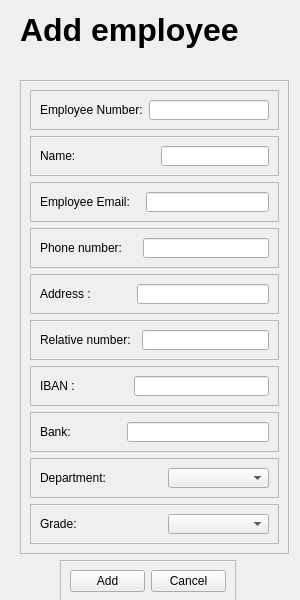
<?xml version="1.0" encoding="UTF-8"?>
<ui version="4.0">
 <class>MainWindow</class>
 <widget class="QMainWindow" name="MainWindow">
  <property name="geometry">
   <rect>
    <x>0</x>
    <y>0</y>
    <width>300</width>
    <height>600</height>
   </rect>
  </property>
  <property name="minimumSize">
   <size>
    <width>300</width>
    <height>600</height>
   </size>
  </property>
  <property name="maximumSize">
   <size>
    <width>300</width>
    <height>600</height>
   </size>
  </property>
  <property name="windowTitle">
   <string>MainWindow</string>
  </property>
  <widget class="QWidget" name="centralwidget">
   <widget class="QFrame" name="frame">
    <property name="geometry">
     <rect>
      <x>20</x>
      <y>80</y>
      <width>269</width>
      <height>474</height>
     </rect>
    </property>
    <property name="frameShape">
     <enum>QFrame::StyledPanel</enum>
    </property>
    <property name="frameShadow">
     <enum>QFrame::Raised</enum>
    </property>
    <layout class="QGridLayout" name="gridLayout">
     <item row="0" column="0">
      <widget class="QFrame" name="frame_2">
       <property name="frameShape">
        <enum>QFrame::StyledPanel</enum>
       </property>
       <property name="frameShadow">
        <enum>QFrame::Raised</enum>
       </property>
       <layout class="QHBoxLayout" name="horizontalLayout">
        <item>
         <widget class="QLabel" name="TitleOfEmployeeID_AddEmployee_2">
          <property name="text">
           <string>Employee Number:</string>
          </property>
         </widget>
        </item>
        <item>
         <widget class="QLineEdit" name="EmployeeID_input_AddEmployee_2"/>
        </item>
       </layout>
      </widget>
     </item>
     <item row="1" column="0">
      <widget class="QFrame" name="frame_3">
       <property name="frameShape">
        <enum>QFrame::StyledPanel</enum>
       </property>
       <property name="frameShadow">
        <enum>QFrame::Raised</enum>
       </property>
       <layout class="QHBoxLayout" name="horizontalLayout_2">
        <item>
         <widget class="QLabel" name="TitleOfEmployeeName_AddEmployee_2">
          <property name="text">
           <string>Name:</string>
          </property>
         </widget>
        </item>
        <item>
         <spacer name="horizontalSpacer_2">
          <property name="orientation">
           <enum>Qt::Horizontal</enum>
          </property>
          <property name="sizeType">
           <enum>QSizePolicy::Expanding</enum>
          </property>
          <property name="sizeHint" stdset="0">
           <size>
            <width>60</width>
            <height>20</height>
           </size>
          </property>
         </spacer>
        </item>
        <item>
         <widget class="QLineEdit" name="EmployeeName_input_AddEmployee_2"/>
        </item>
       </layout>
      </widget>
     </item>
     <item row="2" column="0">
      <widget class="QFrame" name="frame_4">
       <property name="frameShape">
        <enum>QFrame::StyledPanel</enum>
       </property>
       <property name="frameShadow">
        <enum>QFrame::Raised</enum>
       </property>
       <layout class="QHBoxLayout" name="horizontalLayout_3">
        <item>
         <widget class="QLabel" name="TitleOfEmployeeEmail_AddEmployee_2">
          <property name="text">
           <string>Employee Email:</string>
          </property>
         </widget>
        </item>
        <item>
         <spacer name="horizontalSpacer_3">
          <property name="orientation">
           <enum>Qt::Horizontal</enum>
          </property>
          <property name="sizeType">
           <enum>QSizePolicy::Fixed</enum>
          </property>
          <property name="sizeHint" stdset="0">
           <size>
            <width>10</width>
            <height>20</height>
           </size>
          </property>
         </spacer>
        </item>
        <item>
         <widget class="QLineEdit" name="EmployeeEmail_input_AddEmployee_2"/>
        </item>
       </layout>
      </widget>
     </item>
     <item row="3" column="0">
      <widget class="QFrame" name="frame_5">
       <property name="frameShape">
        <enum>QFrame::StyledPanel</enum>
       </property>
       <property name="frameShadow">
        <enum>QFrame::Raised</enum>
       </property>
       <layout class="QHBoxLayout" name="horizontalLayout_4">
        <item>
         <widget class="QLabel" name="TitleOf_EmployeePhoneNumber_AddEmployee_2">
          <property name="text">
           <string>Phone number:</string>
          </property>
         </widget>
        </item>
        <item>
         <spacer name="horizontalSpacer_4">
          <property name="orientation">
           <enum>Qt::Horizontal</enum>
          </property>
          <property name="sizeType">
           <enum>QSizePolicy::Fixed</enum>
          </property>
          <property name="sizeHint" stdset="0">
           <size>
            <width>15</width>
            <height>20</height>
           </size>
          </property>
         </spacer>
        </item>
        <item>
         <widget class="QLineEdit" name="EmployeePhoneNumber_input_AddEmployee_2"/>
        </item>
       </layout>
      </widget>
     </item>
     <item row="4" column="0">
      <widget class="QFrame" name="frame_6">
       <property name="frameShape">
        <enum>QFrame::StyledPanel</enum>
       </property>
       <property name="frameShadow">
        <enum>QFrame::Raised</enum>
       </property>
       <layout class="QHBoxLayout" name="horizontalLayout_5">
        <item>
         <widget class="QLabel" name="TitleOf_EmployeeAddress_AddEmployee_2">
          <property name="text">
           <string>Address :</string>
          </property>
         </widget>
        </item>
        <item>
         <spacer name="horizontalSpacer_5">
          <property name="orientation">
           <enum>Qt::Horizontal</enum>
          </property>
          <property name="sizeType">
           <enum>QSizePolicy::Fixed</enum>
          </property>
          <property name="sizeHint" stdset="0">
           <size>
            <width>40</width>
            <height>20</height>
           </size>
          </property>
         </spacer>
        </item>
        <item>
         <widget class="QLineEdit" name="EmployeeAddress_input_AddEmployee_2"/>
        </item>
       </layout>
      </widget>
     </item>
     <item row="5" column="0">
      <widget class="QFrame" name="frame_7">
       <property name="frameShape">
        <enum>QFrame::StyledPanel</enum>
       </property>
       <property name="frameShadow">
        <enum>QFrame::Raised</enum>
       </property>
       <layout class="QHBoxLayout" name="horizontalLayout_6">
        <item>
         <widget class="QLabel" name="TitleOf_EmployeeRelativeNumber_AddEmployee_2">
          <property name="text">
           <string>Relative number:</string>
          </property>
         </widget>
        </item>
        <item>
         <spacer name="horizontalSpacer_6">
          <property name="orientation">
           <enum>Qt::Horizontal</enum>
          </property>
          <property name="sizeType">
           <enum>QSizePolicy::Fixed</enum>
          </property>
          <property name="sizeHint" stdset="0">
           <size>
            <width>5</width>
            <height>20</height>
           </size>
          </property>
         </spacer>
        </item>
        <item>
         <widget class="QLineEdit" name="EmployeeRelativeNumber_input_AddEmployee_2"/>
        </item>
       </layout>
      </widget>
     </item>
     <item row="6" column="0">
      <widget class="QFrame" name="frame_8">
       <property name="frameShape">
        <enum>QFrame::StyledPanel</enum>
       </property>
       <property name="frameShadow">
        <enum>QFrame::Raised</enum>
       </property>
       <layout class="QHBoxLayout" name="horizontalLayout_7">
        <item>
         <widget class="QLabel" name="TitleOf_EmployeeIBAN_AddEmployee_2">
          <property name="text">
           <string>IBAN : </string>
          </property>
         </widget>
        </item>
        <item>
         <spacer name="horizontalSpacer_7">
          <property name="orientation">
           <enum>Qt::Horizontal</enum>
          </property>
          <property name="sizeType">
           <enum>QSizePolicy::Fixed</enum>
          </property>
          <property name="sizeHint" stdset="0">
           <size>
            <width>50</width>
            <height>20</height>
           </size>
          </property>
         </spacer>
        </item>
        <item>
         <widget class="QLineEdit" name="EmployeeIBAN_input_AddEmployee_2"/>
        </item>
       </layout>
      </widget>
     </item>
     <item row="7" column="0">
      <widget class="QFrame" name="frame_9">
       <property name="frameShape">
        <enum>QFrame::StyledPanel</enum>
       </property>
       <property name="frameShadow">
        <enum>QFrame::Raised</enum>
       </property>
       <layout class="QHBoxLayout" name="horizontalLayout_8">
        <item>
         <widget class="QLabel" name="TitleOf_EmployeeBank_AddEmployee_2">
          <property name="text">
           <string>Bank:</string>
          </property>
         </widget>
        </item>
        <item>
         <spacer name="horizontalSpacer_8">
          <property name="orientation">
           <enum>Qt::Horizontal</enum>
          </property>
          <property name="sizeType">
           <enum>QSizePolicy::Fixed</enum>
          </property>
          <property name="sizeHint" stdset="0">
           <size>
            <width>50</width>
            <height>20</height>
           </size>
          </property>
         </spacer>
        </item>
        <item>
         <widget class="QLineEdit" name="EmployeeBank_input_AddEmployee_2"/>
        </item>
       </layout>
      </widget>
     </item>
     <item row="8" column="0">
      <widget class="QFrame" name="frame_10">
       <property name="frameShape">
        <enum>QFrame::StyledPanel</enum>
       </property>
       <property name="frameShadow">
        <enum>QFrame::Raised</enum>
       </property>
       <layout class="QHBoxLayout" name="horizontalLayout_9">
        <item>
         <widget class="QLabel" name="TitleOf_EmployeeDepartment_AddEmployee_2">
          <property name="text">
           <string>Department:</string>
          </property>
         </widget>
        </item>
        <item>
         <spacer name="horizontalSpacer_9">
          <property name="orientation">
           <enum>Qt::Horizontal</enum>
          </property>
          <property name="sizeType">
           <enum>QSizePolicy::Fixed</enum>
          </property>
          <property name="sizeHint" stdset="0">
           <size>
            <width>20</width>
            <height>20</height>
           </size>
          </property>
         </spacer>
        </item>
        <item>
         <widget class="QComboBox" name="EmployeeDepartment_Enum_AddEmployee_2"/>
        </item>
       </layout>
      </widget>
     </item>
     <item row="9" column="0">
      <widget class="QFrame" name="frame_11">
       <property name="frameShape">
        <enum>QFrame::StyledPanel</enum>
       </property>
       <property name="frameShadow">
        <enum>QFrame::Raised</enum>
       </property>
       <layout class="QHBoxLayout" name="horizontalLayout_10">
        <item>
         <widget class="QLabel" name="TitleOf_EmployeeGrade_AddEmployee_2">
          <property name="text">
           <string>Grade:</string>
          </property>
         </widget>
        </item>
        <item>
         <spacer name="horizontalSpacer_10">
          <property name="orientation">
           <enum>Qt::Horizontal</enum>
          </property>
          <property name="sizeType">
           <enum>QSizePolicy::Fixed</enum>
          </property>
          <property name="sizeHint" stdset="0">
           <size>
            <width>20</width>
            <height>20</height>
           </size>
          </property>
         </spacer>
        </item>
        <item>
         <widget class="QComboBox" name="EmployeeGrade_Enum_AddEmployee_2"/>
        </item>
       </layout>
      </widget>
     </item>
    </layout>
   </widget>
   <widget class="QLabel" name="AddEmployee_Title_2">
    <property name="geometry">
     <rect>
      <x>20</x>
      <y>0</y>
      <width>231</width>
      <height>60</height>
     </rect>
    </property>
    <property name="font">
     <font>
      <pointsize>24</pointsize>
      <weight>75</weight>
      <bold>true</bold>
     </font>
    </property>
    <property name="text">
     <string>Add employee</string>
    </property>
   </widget>
   <widget class="QFrame" name="PushButtons_AddAEmployee_Frame_2">
    <property name="geometry">
     <rect>
      <x>60</x>
      <y>560</y>
      <width>176</width>
      <height>43</height>
     </rect>
    </property>
    <property name="frameShape">
     <enum>QFrame::StyledPanel</enum>
    </property>
    <property name="frameShadow">
     <enum>QFrame::Raised</enum>
    </property>
    <layout class="QHBoxLayout" name="horizontalLayout_11">
     <item>
      <widget class="QPushButton" name="Save_AddEmployee_Button">
       <property name="text">
        <string>Add</string>
       </property>
      </widget>
     </item>
     <item>
      <widget class="QPushButton" name="Cancel_AddEmployee_Button">
       <property name="text">
        <string>Cancel</string>
       </property>
      </widget>
     </item>
    </layout>
   </widget>
  </widget>
 </widget>
 <resources/>
 <connections/>
</ui>
